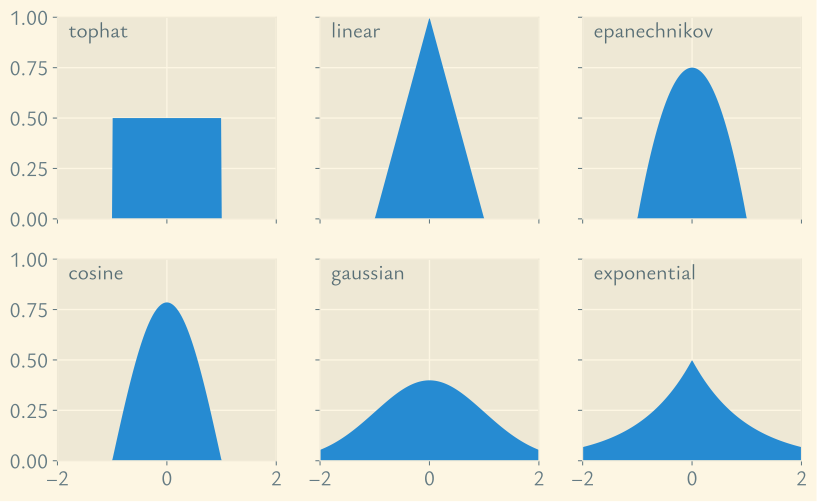

Here is the Python script that generated this plot:
import matplotlib.pyplot as plt
import numpy as np
from sklearn.neighbors import KernelDensity


X_plot = np.linspace(-6, 6, 1000)[:, None]
X_src = np.zeros((1, 1))

with plt.style.context('Solarize_Light2'):

    plt.rcParams.update({
        "font.family": ["Ysabeau Office", "LXGW Neo ZhiSong Screen Full"],
        "axes.unicode_minus": True,
        "savefig.bbox": "tight",
        "font.size": 16,
        'text.color': "#586e75",
    })

    fig, axs = plt.subplots(2, 3, sharex=True, sharey=True, figsize=(10, 6))

    for i, kernel in enumerate(['tophat', 'linear', 'epanechnikov', 'cosine', 'gaussian', 'exponential']):
        ax = axs.ravel()[i]
        log_dens = KernelDensity(kernel=kernel).fit(X_src).score_samples(X_plot)
        ax.fill(X_plot[:, 0], np.exp(log_dens))
        ax.text(-1.8, 0.9, kernel)
        ax.set(xlim=(-2, 2), ylim=(0, 1))

    fig.savefig('density-estimation-2.svg')
